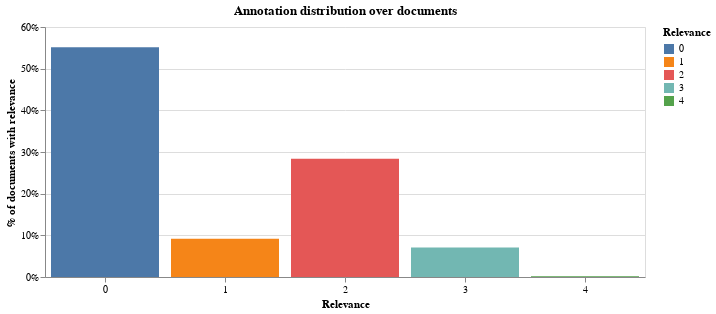

The notebook cell saved with this chart:
### Markdown cell above
### 1.2 Relevace distribution

### Code cell
source = count_stats(annotation_df, groupby=["label"])

alt.Chart(
    source,
    title="Annotation distribution over documents",
    width=600,
    height=250,
).mark_bar().encode(
    x=alt.X("label:O", title="Relevance").axis(labelAngle=0),
    y=alt.Y("perc_documents", title="% of documents with relevance").axis(format="%"),
    color=alt.Color("label:N", title="Relevance"),
    tooltip=list(source.columns),
)

### Figure 1 — Vega-Lite specification as saved in the notebook (floating-point values rounded to 4 significant figures)
{"config": {"view": {"continuousWidth": 300, "continuousHeight": 300}}, "data": {"name": "data-43aa321dfff9118e932f2ba3c5dcd2a6"}, "mark": {"type": "bar"}, "encoding": {"color": {"field": "label", "title": "Relevance", "type": "nominal"}, "tooltip": [{"field": "label", "type": "quantitative"}, {"field": "documents", "type": "quantitative"}, {"field": "perc_documents", "type": "quantitative"}], "x": {"axis": {"labelAngle": 0}, "field": "label", "title": "Relevance", "type": "ordinal"}, "y": {"axis": {"format": "%"}, "field": "perc_documents", "title": "% of documents with relevance", "type": "quantitative"}}, "height": 250, "title": "Annotation distribution over documents", "width": 600, "$schema": "https://vega.github.io/schema/vega-lite/v5.16.3.json", "datasets": {"data-43aa321dfff9118e932f2ba3c5dcd2a6": [{"label": 0, "documents": 219305, "perc_documents": 0.5516}, {"label": 1, "documents": 36622, "perc_documents": 0.0921}, {"label": 2, "documents": 112759, "perc_documents": 0.2836}, {"label": 3, "documents": 28172, "perc_documents": 0.0709}, {"label": 4, "documents": 714, "perc_documents": 0.0018}]}}
